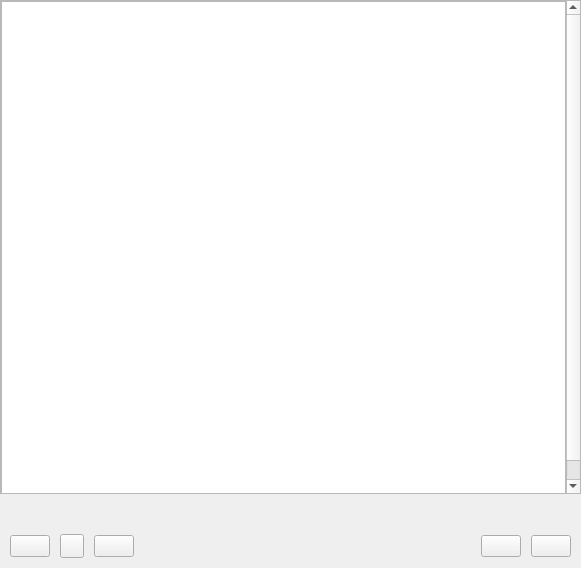
<?xml version="1.0" encoding="UTF-8"?>
<ui version="4.0">
 <class>input_image</class>
 <widget class="QWidget" name="input_image">
  <property name="geometry">
   <rect>
    <x>0</x>
    <y>0</y>
    <width>581</width>
    <height>568</height>
   </rect>
  </property>
  <property name="sizePolicy">
   <sizepolicy hsizetype="Preferred" vsizetype="Preferred">
    <horstretch>0</horstretch>
    <verstretch>0</verstretch>
   </sizepolicy>
  </property>
  <property name="windowTitle">
   <string>Form</string>
  </property>
  <layout class="QGridLayout" name="gridLayout_3">
   <property name="leftMargin">
    <number>0</number>
   </property>
   <property name="topMargin">
    <number>0</number>
   </property>
   <property name="rightMargin">
    <number>0</number>
   </property>
   <property name="bottomMargin">
    <number>0</number>
   </property>
   <property name="spacing">
    <number>0</number>
   </property>
   <item row="0" column="0">
    <widget class="QScrollArea" name="scrollArea">
     <property name="widgetResizable">
      <bool>true</bool>
     </property>
     <widget class="QWidget" name="scrollAreaWidgetContents">
      <property name="geometry">
       <rect>
        <x>0</x>
        <y>0</y>
        <width>565</width>
        <height>512</height>
       </rect>
      </property>
      <layout class="QGridLayout" name="gridLayout_2">
       <property name="leftMargin">
        <number>0</number>
       </property>
       <property name="topMargin">
        <number>0</number>
       </property>
       <property name="rightMargin">
        <number>0</number>
       </property>
       <property name="bottomMargin">
        <number>0</number>
       </property>
       <property name="spacing">
        <number>0</number>
       </property>
       <item row="0" column="0">
        <widget class="QGraphicsView" name="image_container">
         <property name="sizePolicy">
          <sizepolicy hsizetype="Preferred" vsizetype="Preferred">
           <horstretch>0</horstretch>
           <verstretch>0</verstretch>
          </sizepolicy>
         </property>
         <property name="minimumSize">
          <size>
           <width>512</width>
           <height>512</height>
          </size>
         </property>
        </widget>
       </item>
      </layout>
     </widget>
    </widget>
   </item>
   <item row="1" column="0">
    <widget class="QWidget" name="verticalWidget" native="true">
     <layout class="QGridLayout" name="gridLayout">
      <property name="leftMargin">
       <number>10</number>
      </property>
      <property name="topMargin">
       <number>10</number>
      </property>
      <property name="rightMargin">
       <number>10</number>
      </property>
      <property name="bottomMargin">
       <number>10</number>
      </property>
      <property name="spacing">
       <number>10</number>
      </property>
      <item row="0" column="0">
       <widget class="SliderWidget" name="strength_slider_widget" native="true">
        <property name="sizePolicy">
         <sizepolicy hsizetype="Preferred" vsizetype="Minimum">
          <horstretch>0</horstretch>
          <verstretch>0</verstretch>
         </sizepolicy>
        </property>
        <property name="label_text" stdset="0">
         <string>Strength</string>
        </property>
        <property name="slider_maximum" stdset="0">
         <number>100</number>
        </property>
        <property name="current_value" stdset="0">
         <number>0</number>
        </property>
        <property name="spinbox_maximum" stdset="0">
         <double>1.000000000000000</double>
        </property>
        <property name="display_as_float" stdset="0">
         <bool>true</bool>
        </property>
        <property name="spinbox_single_step" stdset="0">
         <double>0.010000000000000</double>
        </property>
        <property name="spinbox_page_step" stdset="0">
         <double>0.100000000000000</double>
        </property>
        <property name="settings_property" stdset="0">
         <string>generator_settings.strength</string>
        </property>
       </widget>
      </item>
      <item row="1" column="0">
       <widget class="SliderWidget" name="mask_blur_slider_widget" native="true">
        <property name="sizePolicy">
         <sizepolicy hsizetype="Preferred" vsizetype="Minimum">
          <horstretch>0</horstretch>
          <verstretch>0</verstretch>
         </sizepolicy>
        </property>
        <property name="label_text" stdset="0">
         <string>Mask Blur</string>
        </property>
        <property name="slider_maximum" stdset="0">
         <number>100</number>
        </property>
        <property name="current_value" stdset="0">
         <number>0</number>
        </property>
        <property name="spinbox_maximum" stdset="0">
         <double>1.000000000000000</double>
        </property>
        <property name="display_as_float" stdset="0">
         <bool>true</bool>
        </property>
        <property name="spinbox_single_step" stdset="0">
         <double>0.010000000000000</double>
        </property>
        <property name="spinbox_page_step" stdset="0">
         <double>0.100000000000000</double>
        </property>
        <property name="settings_property" stdset="0">
         <string>outpaint_settings.mask_blur</string>
        </property>
       </widget>
      </item>
      <item row="2" column="0">
       <widget class="ControlnetSettingsWidget" name="controlnet_settings" native="true"/>
      </item>
     </layout>
    </widget>
   </item>
   <item row="2" column="0">
    <layout class="QHBoxLayout" name="horizontalLayout">
     <property name="spacing">
      <number>10</number>
     </property>
     <property name="leftMargin">
      <number>10</number>
     </property>
     <property name="rightMargin">
      <number>10</number>
     </property>
     <property name="bottomMargin">
      <number>10</number>
     </property>
     <item>
      <widget class="QPushButton" name="link_to_grid_image_button">
       <property name="toolTip">
        <string>Link to Grid image</string>
       </property>
       <property name="text">
        <string/>
       </property>
       <property name="icon">
        <iconset resource="../../../resources/feather.qrc">
         <normaloff>:/light/icons/feather/light/link.svg</normaloff>:/light/icons/feather/light/link.svg</iconset>
       </property>
       <property name="checkable">
        <bool>true</bool>
       </property>
      </widget>
     </item>
     <item>
      <widget class="QPushButton" name="lock_input_image_button">
       <property name="minimumSize">
        <size>
         <width>24</width>
         <height>24</height>
        </size>
       </property>
       <property name="maximumSize">
        <size>
         <width>24</width>
         <height>24</height>
        </size>
       </property>
       <property name="toolTip">
        <string>Lock current input image</string>
       </property>
       <property name="text">
        <string/>
       </property>
       <property name="icon">
        <iconset resource="../../../resources/feather.qrc">
         <normaloff>:/light/icons/feather/light/lock.svg</normaloff>:/light/icons/feather/light/lock.svg</iconset>
       </property>
       <property name="checkable">
        <bool>true</bool>
       </property>
      </widget>
     </item>
     <item>
      <widget class="QPushButton" name="refresh_button">
       <property name="toolTip">
        <string>Refresh from grid image</string>
       </property>
       <property name="text">
        <string/>
       </property>
       <property name="icon">
        <iconset resource="../../../resources/feather.qrc">
         <normaloff>:/light/icons/feather/light/refresh-ccw.svg</normaloff>:/light/icons/feather/light/refresh-ccw.svg</iconset>
       </property>
      </widget>
     </item>
     <item>
      <spacer name="horizontalSpacer">
       <property name="orientation">
        <enum>Qt::Orientation::Horizontal</enum>
       </property>
       <property name="sizeHint" stdset="0">
        <size>
         <width>40</width>
         <height>20</height>
        </size>
       </property>
      </spacer>
     </item>
     <item>
      <widget class="SwitchWidget" name="EnableSwitch" native="true">
       <property name="minimumSize">
        <size>
         <width>45</width>
         <height>20</height>
        </size>
       </property>
       <property name="maximumSize">
        <size>
         <width>45</width>
         <height>20</height>
        </size>
       </property>
      </widget>
     </item>
     <item>
      <widget class="QPushButton" name="import_button">
       <property name="toolTip">
        <string>Import</string>
       </property>
       <property name="text">
        <string/>
       </property>
       <property name="icon">
        <iconset resource="../../../resources/feather.qrc">
         <normaloff>:/light/icons/feather/light/folder.svg</normaloff>:/light/icons/feather/light/folder.svg</iconset>
       </property>
      </widget>
     </item>
     <item>
      <widget class="QPushButton" name="delete_button">
       <property name="toolTip">
        <string>Delete</string>
       </property>
       <property name="text">
        <string/>
       </property>
       <property name="icon">
        <iconset resource="../../../resources/feather.qrc">
         <normaloff>:/light/icons/feather/light/trash-2.svg</normaloff>:/light/icons/feather/light/trash-2.svg</iconset>
       </property>
      </widget>
     </item>
    </layout>
   </item>
  </layout>
 </widget>
 <customwidgets>
  <customwidget>
   <class>SliderWidget</class>
   <extends>QWidget</extends>
   <header>airunner/gui/widgets/slider/slider_widget</header>
   <container>1</container>
  </customwidget>
  <customwidget>
   <class>ControlnetSettingsWidget</class>
   <extends>QWidget</extends>
   <header>airunner/gui/widgets/controlnet/controlnet_settings_widget</header>
   <container>1</container>
  </customwidget>
  <customwidget>
   <class>SwitchWidget</class>
   <extends>QWidget</extends>
   <header>airunner/gui/widgets/switch_widget/switch_widget</header>
   <container>1</container>
  </customwidget>
 </customwidgets>
 <resources>
  <include location="../../../resources/feather.qrc"/>
 </resources>
 <connections>
  <connection>
   <sender>import_button</sender>
   <signal>clicked()</signal>
   <receiver>input_image</receiver>
   <slot>import_clicked()</slot>
   <hints>
    <hint type="sourcelabel">
     <x>532</x>
     <y>557</y>
    </hint>
    <hint type="destinationlabel">
     <x>0</x>
     <y>748</y>
    </hint>
   </hints>
  </connection>
  <connection>
   <sender>delete_button</sender>
   <signal>clicked()</signal>
   <receiver>input_image</receiver>
   <slot>delete_clicked()</slot>
   <hints>
    <hint type="sourcelabel">
     <x>570</x>
     <y>557</y>
    </hint>
    <hint type="destinationlabel">
     <x>2</x>
     <y>748</y>
    </hint>
   </hints>
  </connection>
  <connection>
   <sender>link_to_grid_image_button</sender>
   <signal>toggled(bool)</signal>
   <receiver>input_image</receiver>
   <slot>use_grid_image_as_input_toggled(bool)</slot>
   <hints>
    <hint type="sourcelabel">
     <x>29</x>
     <y>542</y>
    </hint>
    <hint type="destinationlabel">
     <x>-4</x>
     <y>488</y>
    </hint>
   </hints>
  </connection>
  <connection>
   <sender>lock_input_image_button</sender>
   <signal>toggled(bool)</signal>
   <receiver>input_image</receiver>
   <slot>lock_input_image(bool)</slot>
   <hints>
    <hint type="sourcelabel">
     <x>58</x>
     <y>544</y>
    </hint>
    <hint type="destinationlabel">
     <x>-8</x>
     <y>443</y>
    </hint>
   </hints>
  </connection>
  <connection>
   <sender>refresh_button</sender>
   <signal>clicked()</signal>
   <receiver>input_image</receiver>
   <slot>refresh_input_image_from_grid()</slot>
   <hints>
    <hint type="sourcelabel">
     <x>98</x>
     <y>546</y>
    </hint>
    <hint type="destinationlabel">
     <x>-6</x>
     <y>384</y>
    </hint>
   </hints>
  </connection>
 </connections>
 <slots>
  <slot>import_clicked()</slot>
  <slot>delete_clicked()</slot>
  <slot>enabled_toggled(bool)</slot>
  <slot>use_grid_image_as_input_toggled(bool)</slot>
  <slot>lock_input_image(bool)</slot>
  <slot>refresh_input_image_from_grid()</slot>
 </slots>
</ui>
